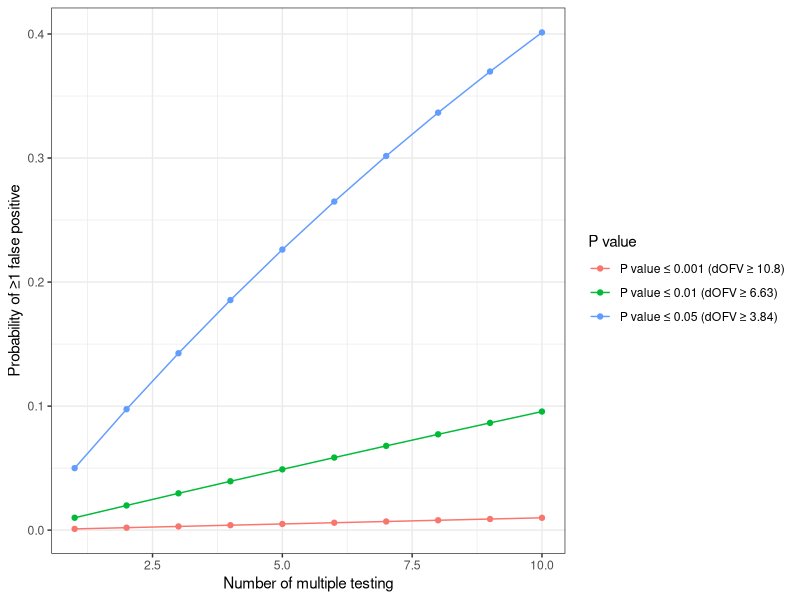

Write R code to recreate this figure.
## ---- chunk 1
#| warning: false
#| message: false
#| echo: true
#| code-fold: true
#| code-summary: "Show the code"

library(tidyverse)
data <- data.frame(n = rep(seq(1, 10, 1), 3), 
                   alpha = c(rep(0.05, 10), rep(0.01, 10), rep(0.001, 10))) %>% 
  mutate(p = 1-(1-alpha)^n) %>% 
  mutate(`P value`=case_when(
    alpha==0.05~"P value ≤ 0.05 (dOFV ≥ 3.84)", 
    alpha==0.01~"P value ≤ 0.01 (dOFV ≥ 6.63)", 
    alpha==0.001~"P value ≤ 0.001 (dOFV ≥ 10.8)"))

ggplot(data, aes(x=n, y=p, group=`P value`, color=`P value`))+
  geom_point()+geom_line()+
  xlab("Number of multiple testing")+
  ylab("Probability of ≥1 false positive")+
  theme_bw()
